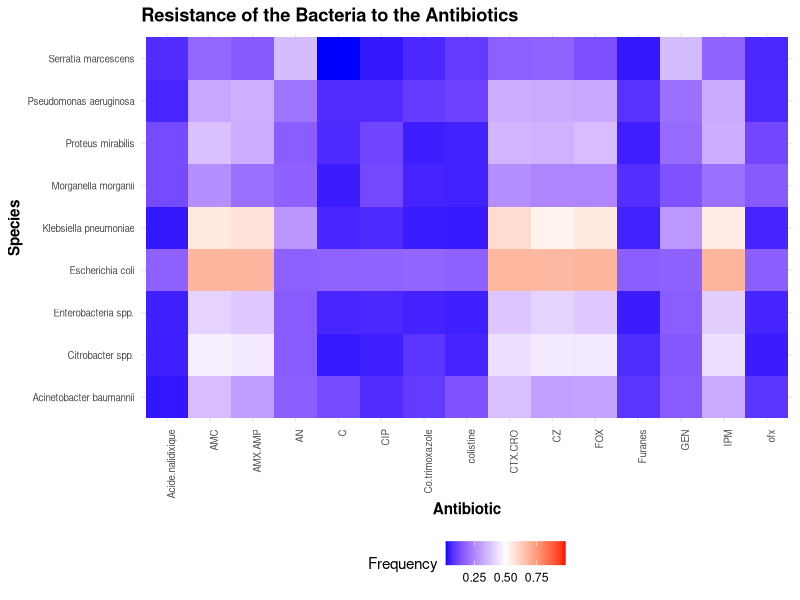

Here is the R script that generated this plot:
## ---- chunk 1
library(tidyverse)
library(here)

my_data <- read.csv(here("data/cleaned_bacteria_data.csv"))

## ---- chunk 2
#look at first few rows
head(my_data)
colnames(my_data)
## ---- chunk 3
data_long <- my_data |>
  pivot_longer(
    cols = AMX.AMP:colistine, 
    names_to = "Antibiotic",
    values_to = "Result"
  )
data_long
## ---- chunk 4
data_long |>
  count(Species) 

## ---- chunk 5
data_long |>
  count(Antibiotic) 
## ---- chunk 6
write.csv(data_long, here("data/data_long.csv"), row.names = FALSE)

## ---- chunk 7
#calculating the frequency for all of the bacterias: result = R
resistant_data <- data_long |>
  mutate(resistant = Result == "R") |>
  group_by(Species, Antibiotic, resistant) |>
  summarise(n = n()) |>
  mutate(freq = n / sum(n))

  resistant_data
## ---- chunk 8
write.csv(resistant_data, here("data/resistant_data.csv"), row.names = FALSE)

## ---- chunk 9

ggplot(resistant_data, aes(x = Antibiotic, y = Species, fill = freq)) +
  geom_tile() +
  scale_fill_gradient2(low = "blue", mid = "white", high = "red", midpoint = 0.50) +
  theme_minimal() +
  theme(
    legend.position = "bottom",
    axis.text.x = element_text(angle = 90, hjust = 1, size = 7),
    axis.text.y = element_text(size = 7),
    axis.title = element_text(face = "bold"),
    plot.title = element_text(face = "bold")
  ) +
  labs(title = "Resistance of the Bacteria to the Antibiotics", fill = "Frequency")

## ---- chunk 10
# Count overall R/S/I

data_long |>
  count(Result)
## ---- chunk 11
# Count R/S/I per species
data_long |>
  count(Species, Result)
## ---- chunk 12
data_long |>
  filter(Result == "R") |>
  group_by(Species) |>
  summarise(count_R = n()) |> 
  arrange(desc(count_R)) 
## ---- chunk 13
data_long |>
  filter(Result == "S") |>
  group_by(Species) |>
  summarise(count_S = n()) |> 
  arrange(desc(count_S)) 
## ---- chunk 14
data_long |>
  filter(Result == "I") |>
  group_by(Species) |>
  summarise(count_I = n()) |> 
  arrange(desc(count_I)) 
